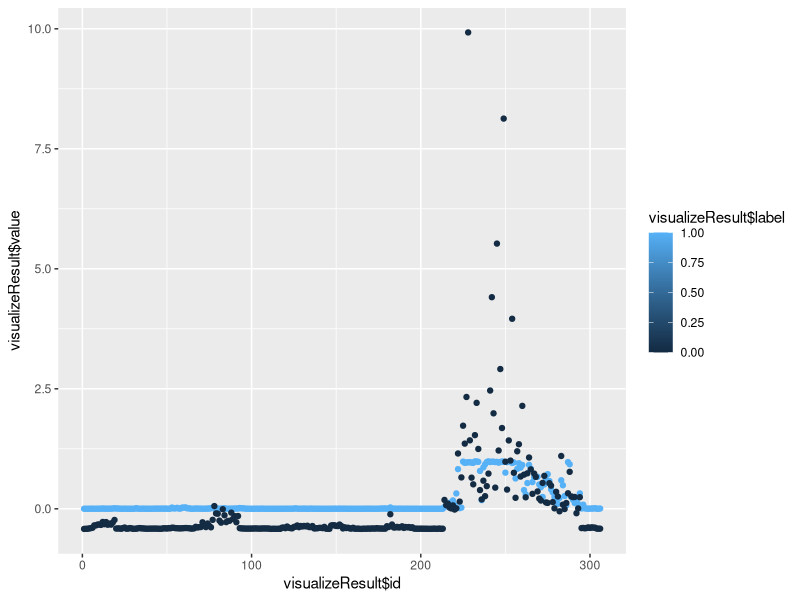

This chart was generated by the following R code:
library(caret)
library(datasets)
library(ggplot2)

data(Boston, package='MASS')

help(Boston, package='MASS')

data(mtcars)

set.seed(13343)

# Impute and standarize data
preImputeObj <- preProcess(Boston, method="knnImpute")
Boston <- predict(preImputeObj, Boston)

# In function [createDataPartition]
# - y should be a vector, not a data frame
# - default value for list is TRUE 
inTrain <- createDataPartition(y = Boston$medv, p = 0.6, list = FALSE)

training_x <- Boston[inTrain, 2:length(Boston)]
testing_x <- Boston[-inTrain, 2:length(Boston)]

training_y <- Boston[inTrain, 1]
testing_y <- Boston[-inTrain, 1]

# Training
modFit <- train(x=training_x,y=training_y, method = "nnet", hidden = 30)
predicted_y <- predict(modFit, training_x)

# For visualization
visualizeResult <- data.frame(id=c(1:length(predicted_y)), value=predicted_y, label = rep(1,length(predicted_y)))
visualizeResult <- rbind(visualizeResult, data.frame(id=c(1:length(predicted_y)), value=training_y, label = rep(0,length(training_y))))

qplot(visualizeResult$id, visualizeResult$value, colour=visualizeResult$label)
